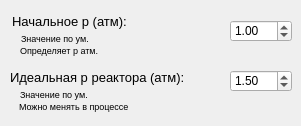
    <widget class="QWidget" name="tab_11">
     <attribute name="title">
      <string>Давление</string>
     </attribute>
     <widget class="QLabel" name="label_70">
      <property name="geometry">
       <rect>
        <x>12</x>
        <y>6</y>
        <width>184</width>
        <height>30</height>
       </rect>
      </property>
      <property name="font">
       <font>
        <pointsize>10</pointsize>
       </font>
      </property>
      <property name="text">
       <string>Начальное p (атм):</string>
      </property>
     </widget>
     <widget class="QLabel" name="label_17">
      <property name="geometry">
       <rect>
        <x>21</x>
        <y>28</y>
        <width>141</width>
        <height>21</height>
       </rect>
      </property>
      <property name="font">
       <font>
        <pointsize>7</pointsize>
       </font>
      </property>
      <property name="text">
       <string>Значение по ум.</string>
      </property>
     </widget>
     <widget class="QLabel" name="label_71">
      <property name="geometry">
       <rect>
        <x>20</x>
        <y>40</y>
        <width>141</width>
        <height>21</height>
       </rect>
      </property>
      <property name="font">
       <font>
        <pointsize>7</pointsize>
       </font>
      </property>
      <property name="text">
       <string>Определяет p атм.</string>
      </property>
     </widget>
     <widget class="QLabel" name="label_28">
      <property name="geometry">
       <rect>
        <x>19</x>
        <y>96</y>
        <width>141</width>
        <height>21</height>
       </rect>
      </property>
      <property name="font">
       <font>
        <pointsize>7</pointsize>
       </font>
      </property>
      <property name="text">
       <string>Можно менять в процессе</string>
      </property>
     </widget>
     <widget class="QLabel" name="label_29">
      <property name="geometry">
       <rect>
        <x>20</x>
        <y>84</y>
        <width>141</width>
        <height>21</height>
       </rect>
      </property>
      <property name="font">
       <font>
        <pointsize>7</pointsize>
       </font>
      </property>
      <property name="text">
       <string>Значение по ум.</string>
      </property>
     </widget>
     <widget class="QLabel" name="label_72">
      <property name="geometry">
       <rect>
        <x>10</x>
        <y>62</y>
        <width>191</width>
        <height>31</height>
       </rect>
      </property>
      <property name="font">
       <font>
        <pointsize>10</pointsize>
       </font>
      </property>
      <property name="text">
       <string>Идеальная p реактора (атм):</string>
      </property>
     </widget>
     <widget class="QDoubleSpinBox" name="doubleSpinBox_10">
      <property name="geometry">
       <rect>
        <x>230</x>
        <y>20</y>
        <width>62</width>
        <height>22</height>
       </rect>
      </property>
      <property name="decimals">
       <number>2</number>
      </property>
      <property name="minimum">
       <double>0.000000000000000</double>
      </property>
      <property name="maximum">
       <double>350.000000000000000</double>
      </property>
      <property name="singleStep">
       <double>0.100000000000000</double>
      </property>
      <property name="value">
       <double>1.000000000000000</double>
      </property>
     </widget>
     <widget class="QDoubleSpinBox" name="doubleSpinBox_11">
      <property name="geometry">
       <rect>
        <x>230</x>
        <y>70</y>
        <width>62</width>
        <height>22</height>
       </rect>
      </property>
      <property name="decimals">
       <number>2</number>
      </property>
      <property name="minimum">
       <double>0.000000000000000</double>
      </property>
      <property name="maximum">
       <double>350.000000000000000</double>
      </property>
      <property name="singleStep">
       <double>0.100000000000000</double>
      </property>
      <property name="value">
       <double>1.500000000000000</double>
      </property>
     </widget>
    </widget>
